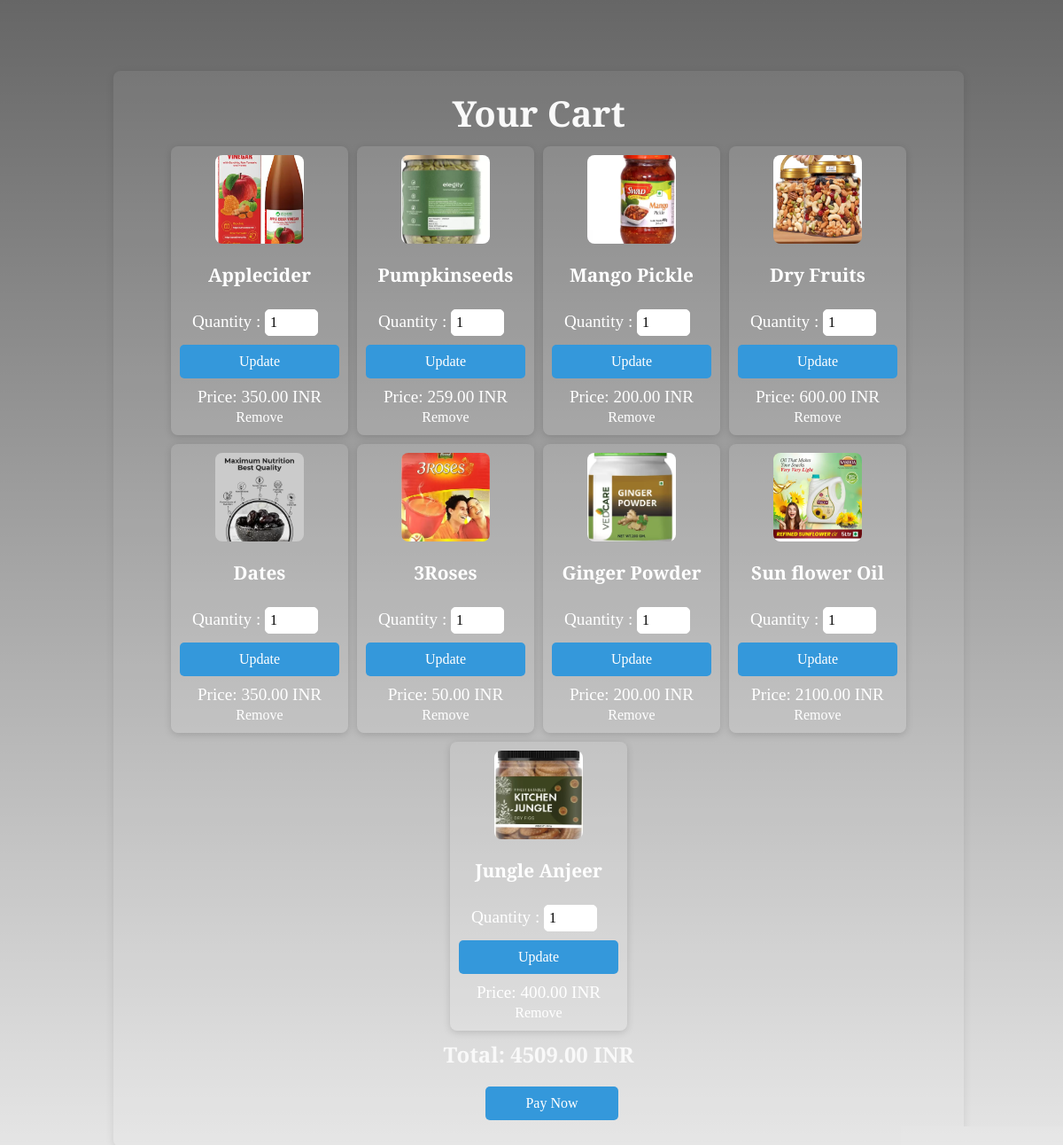
Screenshot of /cart/ (signed in) with the database file from the repository.
### accounts/models.py (models this page shows, shortened)
class CartItem(models.Model):
    user = models.ForeignKey(User, on_delete=models.CASCADE)
    product = models.ForeignKey(Product, on_delete=models.CASCADE)
    quantity = models.PositiveIntegerField(default=1)
    def get_total_price(self):
        return self.product.price * self.quantity

class Product(models.Model):
    CATEGORY_CHOICES = [
    ('Electronics', 'Electronics'),
    ('Men Clothing', ' Men Clothing'),
    ('women Clothing', ' Women Clothing'),
    ('Books', 'Books'),
    ('Home Appliances', 'Home Appliances'),
    ('Groceries','Groceries'),
]
    image = models.ImageField(upload_to='images/')  # Correct syntax
    name = models.CharField(max_length=100)
    description = models.TextField()
    price = models.DecimalField(max_digits=10, decimal_places=2)
    category = models.CharField(max_length=50, choices=CATEGORY_CHOICES, default='Electronics')

### accounts/views.py (the view, shortened to what this page needs)
# urls.py: path('cart/', views.cart_detail, name='cart_detail'),
@login_required
def cart_detail(request):
    if request.user.is_authenticated:
        cart_items = CartItem.objects.filter(user=request.user)
        total_price = sum(item.product.price * item.quantity for item in cart_items)
    return render(request, 'cart_detail.html', {'cart_items': cart_items, 'total_price': total_price})

### accounts/context_processors.py (called while the page is built)
def cart_item_count(request):
    if request.user.is_authenticated:
        cart_items = CartItem.objects.filter(user=request.user)
        total_items = sum(item.quantity for item in cart_items)
    else:
        total_items = 0  # For unauthenticated users, set cart count to 0
    return {'cart_item_count': total_items}

### templates/cart_detail.html (shortened to what this page needs)
<!DOCTYPE html>
{% load static %}
<html lang="en">
<head>
    <link
    href="https://cdn.jsdelivr.net/npm/remixicon@4.5.0/fonts/remixicon.css"
    rel="stylesheet"
    />
    <link rel="stylesheet" type="text/css" href="{% static 'style.css' %}">
</head>
<body>
<div class="mycart">
    <h1>Your Cart</h1>
    <ul>
        {% for item in cart_items %}
            <li>
                <div class="cart-item">
                    <img src="{{ item.product.image.url }}" alt="{{ item.product.name }}" >
                    <h2>{{ item.product.name }}</h2>
                    <form action="{% url 'update_cart' item.id %}" method="post" style="display:inline;">
                        <p> Quantity : <input type="number" name="quantity" value="{{ item.quantity }}" min="1"></p>
                        <button type="submit">Update</button>
                    </form>
                     Price: {{ item.get_total_price }} INR
                    <a href="{% url 'remove_from_cart' item.id %}">Remove</a>
                </div>
            </li>
        {% endfor %}
    </ul>
    <h3>Total: {{ total_price }} INR</h3>
    <form action="{% url 'payment_page' %}" method="post">
        <button type="submit" id="payNowButton" class="pay-button">Pay Now</button>
    </form>
</div>
</body>
</html>

### static/style.css (style rules this page uses)
* { padding:0; margin:0; box-sizing: border-box; font-family: Cormorant SC; cursor: pointer; }
body { background-image: linear-gradient(rgba(0, 0, 0, 0.6), rgba(0, 0, 0, 0.1)), url("https://img.freepik.com/free-photo/morning-dew_181624-306.jpg"); background-size: cover; background-position: center; user-select: none; background-attachment: fixed; color: white; font-family: Arial, sans-serif; height: 100vh; }
h2 { text-align: center; padding-bottom: 25px; }
button { width: 100%; padding: 10px; background-color: #5cb85c; color: white; border: none; border-radius: 4px; cursor: pointer; margin-bottom: 10px; -webkit-border-radius: 4px; -moz-border-radius: 4px; -ms-border-radius: 4px; -o-border-radius: 4px; }
.mycart { position: absolute; top: 5rem; left: 8rem; width: 80%; max-width: 1000px; margin: auto; background-color: #ffffff10; padding: 20px; border-radius: 8px; box-shadow: 0 2px 10px rgba(0, 0, 0, 0.1); user-select: none; color: rgb(255, 255, 255); -webkit-border-radius: 8px; -moz-border-radius: 8px; -ms-border-radius: 8px; -o-border-radius: 8px; }
.mycart h1 { text-align: center; font-size: 2.5rem; color: #f9f9f9; margin-bottom: 10px; }
.mycart h3 { text-align: center; font-size: 1.5rem; color: #f9f9f9; margin-top: 10px; }
.mycart h2 { font-size: 1.3rem; color: #ffffff; margin-top: 1px; text-align: center; white-space: nowrap; overflow: hidden; text-overflow: ellipsis; width: 180px; }
.mycart ul { list-style: none; padding: 0; display: flex; flex-wrap: wrap; gap: 10px; justify-content: center; }
.mycart ul li { border-radius: 8px; background-color: #ffffff1b; padding: 10px; width: 200px; box-shadow: 0 2px 8px rgba(0, 0, 0, 0.15); display: flex; flex-direction: column; align-items: center; text-align: center; font-size: 1.2rem; -webkit-border-radius: 8px; -moz-border-radius: 8px; -ms-border-radius: 8px; -o-border-radius: 8px; }
.mycart ul li img { width: 100px; height: 100px; object-fit: cover; border-radius: 8px; margin-bottom: 15px; -webkit-border-radius: 8px; -moz-border-radius: 8px; -ms-border-radius: 8px; -o-border-radius: 8px; }
.cart-item { width: 100%; }
input[type="number"] { width: 60px; padding: 5px; margin-right: 10px; font-size: 1rem; border: 1px solid #ffffff; border-radius: 5px; margin-bottom: 10px; -webkit-border-radius: 5px; -moz-border-radius: 5px; -ms-border-radius: 5px; -o-border-radius: 5px; }
.mycart button { padding: 10px 10px; background-color: #3498db; color: #fff; border: none; border-radius: 5px; cursor: pointer; font-size: 1rem; transition: background-color 0.3s ease; margin-bottom: 10px; -webkit-transition: background-color 0.3s ease; -moz-transition: background-color 0.3s ease; -ms-transition: background-color 0.3s ease; -o-transition: background-color 0.3s ease; -webkit-border-radius: 5px; -moz-border-radius: 5px; -ms-border-radius: 5px; -o-border-radius: 5px; }
.mycart a { text-decoration: none; color: #ffffff; font-size: 1rem; cursor: pointer; }
.pay-button { background-color: #8a938a; color: white; width:150px; padding: 10px 20px; text-align: center; text-decoration: none; display: inline-block; margin-left:25rem; border-radius: 5px; user-select: none; -webkit-border-radius: 5px; -moz-border-radius: 5px; -ms-border-radius: 5px; -o-border-radius: 5px; }
.pay-button { background-color: #4CAF50; color: white; border: none; padding: 10px 20px; font-size: 16px; cursor: pointer; margin-top: 20px; border-radius: 5px; transition: background-color 0.3s; -webkit-transition: background-color 0.3s; -moz-transition: background-color 0.3s; -ms-transition: background-color 0.3s; -o-transition: background-color 0.3s; -webkit-border-radius: 5px; -moz-border-radius: 5px; -ms-border-radius: 5px; -o-border-radius: 5px; }

### rows the page displays
CartItem: product.image (picture), product.name "Applecider", quantity "1", get_total_price "350.00"
CartItem: product.image (picture), product.name "Pumpkinseeds", quantity "1", get_total_price "259.00"
CartItem: product.image (picture), product.name "Mango Pickle", quantity "1", get_total_price "200.00"
CartItem: product.image (picture), product.name "Dry Fruits", quantity "1", get_total_price "600.00"
CartItem: product.image (picture), product.name "Dates", quantity "1", get_total_price "350.00"
CartItem: product.image (picture), product.name "3Roses", quantity "1", get_total_price "50.00"
CartItem: product.image (picture), product.name "Ginger Powder", quantity "1", get_total_price "200.00"
CartItem: product.image (picture), product.name "Sun flower Oil", quantity "1", get_total_price "2100.00"
CartItem: product.image (picture), product.name "Jungle Anjeer", quantity "1", get_total_price "400.00"

### other values shown
{{ total_price }} "4509.00"
